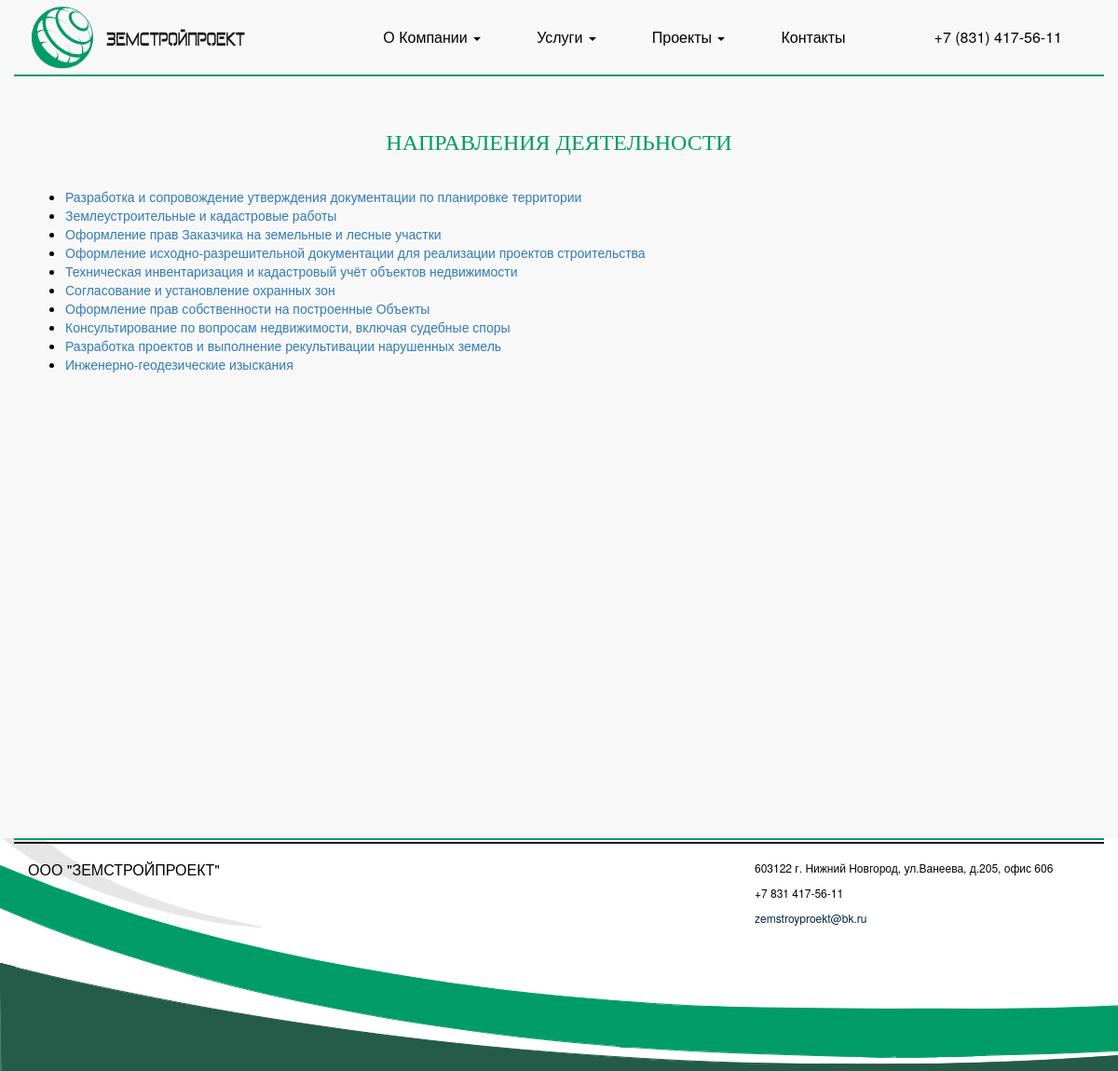
Page /services/ on the committed database.
### Services/models.py (models this page shows, shortened)
class Service(models.Model):
    title = models.CharField(max_length=100)
    text = HTMLField()
    GroupServices = models.ForeignKey(GroupServices)
    class Meta:
        verbose_name = u"Услуга"
        verbose_name_plural = u"Услуги"

### Services/views.py (the view)
class PostsListView(ListView): # представление в виде списка
    model = Service                   # модель для представления

### Services/templatetags/show_dropdown_menu_services.py (called while the page is built)
@register.inclusion_tag("dropdown_menu_services.html")
def show_dropdown_menu():
    new_service = Service.objects.values('id','title').order_by("title")
    return {'new_service': new_service}

### Services/templates/Services/service_list.html
{% extends 'base.html' %}
{% block content %}
<h1 class="h1-main">направления деятельности</h1>
<ul type="disc">
{% for service in object_list %}
    <li><a href="/services/{{ service.id }}">{{ service.title }}</a></li>
{% endfor %}
</ul>
{% endblock %}

### templates/base.html (shortened to what this page needs)
{% load staticfiles %}
{% load show_dropdown_menu_services %}
<!DOCTYPE html>
<html lang="ru">
<head>
    <link href="{% static 'css/bootstrap.min.css' %}" rel="stylesheet">
    <link href="{% static 'css/ekko-lightbox.min.css' %}" rel="stylesheet">
    <link href="{% static 'css/theme.css' %}" rel="stylesheet">
</head>
<body>
    <header>
        <nav class="navbar navbar-default navbar-fixed-top">
            <div class="container" id="headerContainer">
                <div class="navbar-header">
                    <a href="/" title="ООО ЗЕМСТРОЙПРОЕКТ">
                        <img class="logo" src="{% static 'images/logo.svg' %}" alt="ООО ЗЕМСТРОЙПРОЕКТ" style="margin-top:5px;" />
                    </a>
                </div>
                <div class="collapse navbar-collapse" id="bs-example-navbar-collapse-1">
                    <ul class="nav navbar-nav">
                        <li class="dropdown">
                            <a href="#" class="dropdown-toggle" role="button" aria-haspopup="true" aria-expanded="false">О Компании <span class="caret"></span></a>
                        </li>
                        <li class="dropdown">
                            <a href="#" class="dropdown-toggle" role="button" aria-haspopup="true" aria-expanded="false">Услуги <span class="caret"></span></a>
                        </li>
                        <li class="dropdown">
                            <a href="#" class="dropdown-toggle" role="button" aria-haspopup="true" aria-expanded="false">Проекты <span class="caret"></span></a>
                        </li>
                        <li class="nav-li"><a href="/contacts/" class="smooth-scroll">Контакты</a></li>
                        <li class="nav-li" id="phoneNumber"><a href="tel:+78314175611" class="smooth-scroll">+7 (831) <span>417-56-11</span></a></li>
                    </ul>
                </div>
            </div>
        </nav>
    </header>
    <div class="container-main">
        <div class="container">
    {% block content %}
	{% endblock %}
        </div>
    </div>
    <footer>
        <div class="container" id="container-footer-border"></div>
        <div class="container">
            <div class="row">
                <div class="col-md-8" id="container-footer">
                    <br/>
                    <p style="font-size: 16px;">ООО "ЗЕМСТРОЙПРОЕКТ"</p>
                </div>
                <div class="col-md-4" style="font-size: 12px;">
                    <br/>
                    <p>603122 г. Нижний Новгород, ул.Ванеева, д.205, офис 606</p>
                    <p>+7 831 417-56-11</p>
                    <p><a href="mailto:zemstroyproekt@bk.ru" style="color:#04213d;">zemstroyproekt@bk.ru</a></p>
                </div>
            </div>
        </div>
    </footer>
</body>
</html>

### static/css/theme.css (style rules this page uses)
body { color: black; }
h1 { font-family: 'AGMELANIEC'; }
.logo { width: 242px; height: 70px; }
@media (min-width: 0px) { .navbar-nav { float: left; } }
@media (min-width: 0px) { .navbar-nav li { float: left; min-width: 100%; } }
@media (min-width: 0px) { #phoneNumber { display: block; } }
@media (min-width: 0px) { #bs-example-navbar-collapse-1 { background-color: #fff; } }
@media (min-width: 768px) { .container { width: 760px; } }
@media (min-width: 768px) { .navbar-nav { float: right; } }
@media (min-width: 768px) { .navbar-nav li { min-width: inherit; } }
@media (min-width: 768px) { #phoneNumber { padding-left: 35px; display: none; } }
@media (min-width: 768px) { #bs-example-navbar-collapse-1 { background-color: rgba(0, 0, 0, 0); } }
@media (min-width: 992px) { .container { width: 970px; } }
@media (min-width: 992px) { #phoneNumber { display: block; } }
@media (min-width: 1200px) { .container { width: 1170px; } }
@media (min-width: 1200px) { .navbar-nav>li>a { padding-left: 30px; padding-right: 30px; } }
.navbar-default { border-color: transparent; }
.navbar-nav>li>a { padding-top: 30px; padding-bottom: 30px; outline: 0; font-size: 16px; }
.navbar-default .navbar-nav>li>a { color: #000; }
#headerContainer { border-width: 0 0 2px; border-color: #009c68; border-bottom-style: solid; }
#phoneNumber span { color: #000; }
.container-main { width: 100%; padding-top: 120px; padding-bottom: 10px; min-height: 900px; background-color: #f8f8f8; }
.h1-main { text-transform: uppercase; font-size: 24px; text-align: center; color: #009c68; padding-bottom: 25px; }
footer { background-image: url(../images/back_foot.svg); background-size: cover; height: 250px; }
#container-footer-border { border-width: 2px 0 2px; border-top-color: #009c68; border-bottom-color: #1b1918; border-style: solid; height: 6px; }
#container-footer { font-size: 12px; }

### rows in the picture
Service: title "Разработка и сопровождение утверждения документации по планировке территории"
Service: title "Землеустроительные и кадастровые работы"
Service: title "Оформление прав Заказчика на земельные и лесные участки"
Service: title "Оформление исходно-разрешительной документации для реализации проектов строительства"
Service: title "Техническая инвентаризация и кадастровый учёт объектов недвижимости"
Service: title "Согласование и установление охранных зон"
Service: title "Оформление прав собственности на построенные Объекты"
Service: title "Консультирование по вопросам недвижимости, включая судебные споры"
Service: title "Разработка проектов и выполнение рекультивации нарушенных земель"
Service: title "Инженерно-геодезические изыскания"
